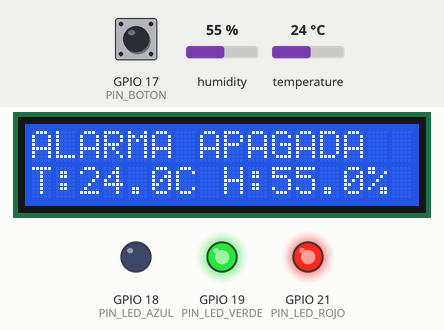
A sketch run on a simulated ESP32. Shown: 16×2 character LCD, output pins drawn as LEDs (lit = HIGH). Inputs (shaded band) come from the test bench; at power-on: GPIO 17 (PIN_BOTON) LOW, humidity 55 %, temperature 24 °C. WiFi joins after 1.5 s; servers stay silent unless stated; uploads are accepted with an empty reply; what the sketch prints to the serial monitor is not drawn.

Above: at 3.7 s.
3.8 s: GPIO 17 (PIN_BOTON) pulled HIGH for 0.15 s
At 5.7 s:
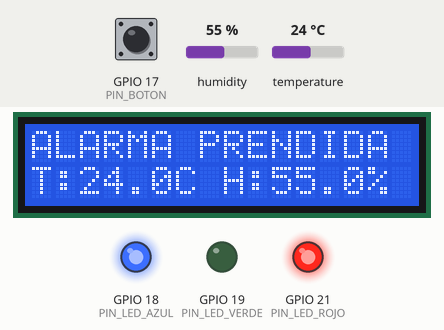
6.0 s: humidity set to 31 %
At 7.4 s:
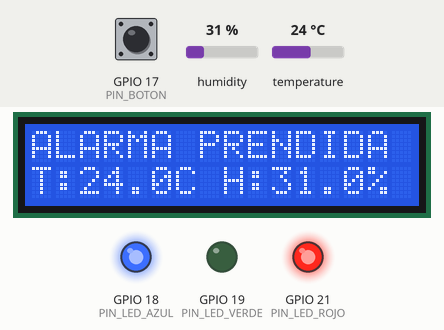
7.9 s: humidity set to 28 %
At 8.9 s:
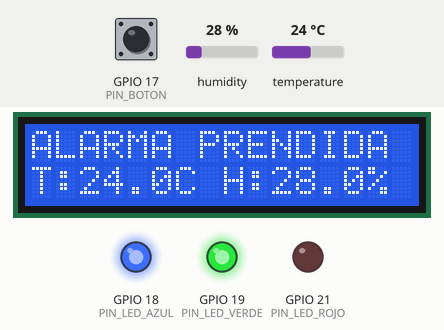
9.9 s: GPIO 17 (PIN_BOTON) pulled HIGH for 1 s
At 11.6 s:
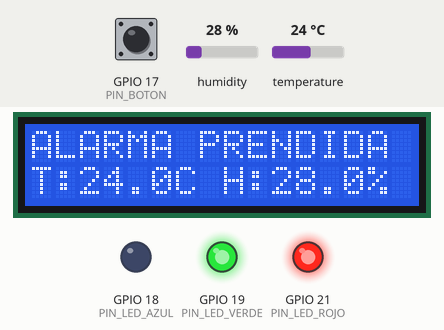
13.7 s: temperature set to 12 °C
At 15.4 s:
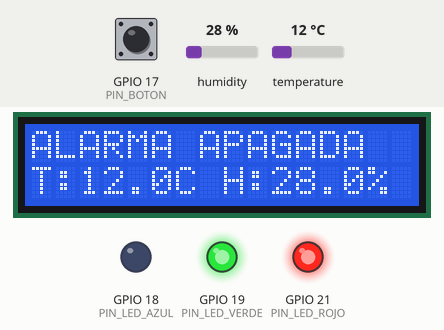
15.7 s: GPIO 17 (PIN_BOTON) pulled HIGH for 0.15 s
At 17.1 s:
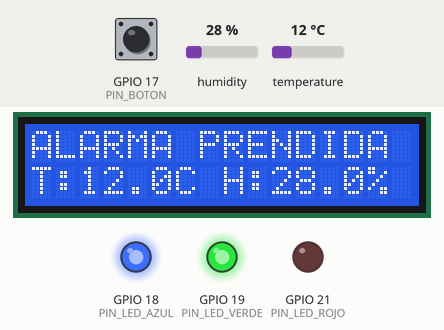
Timing chart, 0 to 18.6 s (numbered marks = the images above; inputs shaded):
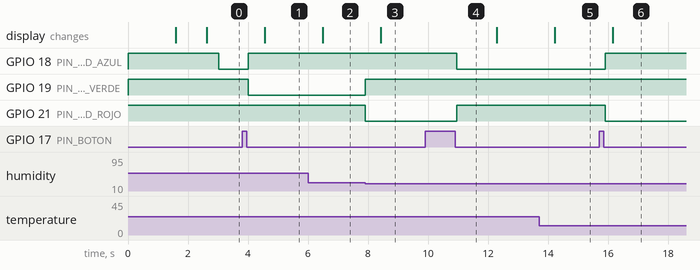

The sketch:

codigo.ino
```cpp
#include <WiFi.h>               // Para conectarse a WiFi
#include <HTTPClient.h>         // Para hacer peticiones HTTP
#include <LiquidCrystal_I2C.h>  // Pantalla LCD con interfaz I2C
#include <Wire.h>
#include <Adafruit_BME280.h>  // Sensor ambiental

// Pines
#define PIN_BOTON 17
#define PIN_LED_ROJO 21
#define PIN_LED_VERDE 19
#define PIN_LED_AZUL 18

// Objetos
Adafruit_BME280 bme;
LiquidCrystal_I2C lcd(0x27, 16, 2);

// Estados
bool estadoBotonPrevio = LOW;
bool estadoAlarma = LOW;

// Límites de la alarma
const float TEMP_MIN = 18.0;
const float TEMP_MAX = 28.0;
const float HUM_MIN = 30.0;
const float HUM_MAX = 70.0;

// Valores de sensores
float temp;
float hum;

// Temporizador para lecturas periódicas
unsigned long ultimaLectura = 0;
const unsigned long INTERVALO_LECTURA = 1500;

// Valores de la red WiFi
const char* ssid = "INFINITUM627A_2.4";
const char* password = "weYTYkFDmo";

// Endpoint de la API REST
const char* apiEndpoint = "http://192.168.1.69:9090/lecturas/registrar";

void setup() {
  Serial.begin(115200);

  pinMode(PIN_BOTON, INPUT_PULLDOWN);
  pinMode(PIN_LED_ROJO, OUTPUT);
  pinMode(PIN_LED_VERDE, OUTPUT);
  pinMode(PIN_LED_AZUL, OUTPUT);

  // Apagar todos los LEDs (ánodo común)
  apagarTodosLosLEDs();

  // Inicia I2C con SDA en GPIO 4 y SCL en GPIO 2 tanto para la
  // pantalla LCD como para el sensor, el cual es un BME280
  Wire.begin(4, 2);

  // Se prende la pantalla LCD
  lcd.init();
  lcd.backlight();

  // Inicializar sensor BME280
  if (!bme.begin(0x76)) {
    Serial.println("No se encontró el BME280.");
    lcd.clear();
    lcd.setCursor(0, 0);
    lcd.print("Error BME280");
    while (true)
      ;  // Se detiene el programa
  }

  // Conexión WiFi
  WiFi.begin(ssid, password);
  lcd.setCursor(0, 0);
  lcd.print("Conectando WiFi");

  while (WiFi.status() != WL_CONNECTED) {
    delay(500);
    Serial.print(".");
  }

  lcd.clear();
  lcd.setCursor(0, 0);
  lcd.print("WiFi conectado");  // Ya nos conectamos
  delay(1000);
}

void loop() {
  leerBoton();
  leerSensor();

  // Mostrar datos periódicamente
  if (millis() - ultimaLectura >= INTERVALO_LECTURA) {
    mostrarLecturas();
    enviarLectura("Temperatura", temp);
    enviarLectura("Humedad", hum);
    ultimaLectura = millis();
  }

  // Si la alarma está activada, se verifica si se debe disparar o no.
  if (estadoAlarma) {
    verificarAlarma();
  } else {
    prenderAzul();
  }
}

void leerBoton() {
  // Se lee el estado del botón
  bool estadoActual = digitalRead(PIN_BOTON);

  // Si antes estaba HIGH y ahora está LOW, significa que se presionó
  if (estadoBotonPrevio == HIGH && estadoActual == LOW) {
    delay(50);  // Para el debounce
    if (digitalRead(PIN_BOTON) == LOW) {
      // Cambiar estado de la alarma
      estadoAlarma = !estadoAlarma;
    }
  }
  // Se actualiza el estado previo del botón
  estadoBotonPrevio = estadoActual;
}

void leerSensor() {
  temp = bme.readTemperature();
  hum = bme.readHumidity();
}

void verificarAlarma() {
  bool fueraDeLimites = (temp < TEMP_MIN || temp > TEMP_MAX || hum < HUM_MIN || hum > HUM_MAX);
  // Si las lecturas están fuera de los límites, se prende rojo el LED
  if (fueraDeLimites) {
    prenderRojo();
  } else {
    prenderVerde();  // Si no están fuera, se prende verde
  }
}

void mostrarLecturas() {
  lcd.clear(); // Se limpia la pantalla

  lcd.setCursor(0, 0); // Esto indica que escribirá en la fila de arriba
  // Dependiendo del estado se imprime una o la otra
  lcd.print(estadoAlarma ? "ALARMA PRENDIDA" : "ALARMA APAGADA ");

  lcd.setCursor(0, 1); // Esto indica que escribirá en la fila de abajo
  lcd.print("T:");
  lcd.print(temp, 1);
  lcd.print("C H:");
  lcd.print(hum, 1);
  lcd.print("%");
}

void prenderRojo() {
  digitalWrite(PIN_LED_VERDE, HIGH);
  digitalWrite(PIN_LED_AZUL, HIGH);
  digitalWrite(PIN_LED_ROJO, LOW);
}

void prenderVerde() {
  digitalWrite(PIN_LED_AZUL, HIGH);
  digitalWrite(PIN_LED_ROJO, HIGH);
  digitalWrite(PIN_LED_VERDE, LOW);
}

void prenderAzul() {
  digitalWrite(PIN_LED_VERDE, HIGH);
  digitalWrite(PIN_LED_ROJO, HIGH);
  digitalWrite(PIN_LED_AZUL, LOW);
}

void apagarTodosLosLEDs() {
  digitalWrite(PIN_LED_ROJO, HIGH);
  digitalWrite(PIN_LED_VERDE, HIGH);
  digitalWrite(PIN_LED_AZUL, HIGH);
}

// Envía las lecturas (temperatura y humedad) por separado
void enviarLectura(const String& tipo, float valor) {
  // Si el WiFi está prendido
  if (WiFi.status() == WL_CONNECTED) {
    // Creamos un cliente HTTP
    HTTPClient http;

    // Le decimos que vamos a enviar una petición a la URL de la API
    http.begin(apiEndpoint);
    // Decimos que vamos a enviar un JSON
    http.addHeader("Content-Type", "application/json");
    // Formateamos lo que vamos a enviar
    String json = "{\"tipo\":\"" + tipo + "\",\"valor\":" + String(valor, 2) + "}";
    // Enviamos la petición en un POST con el JSON en el body
    http.POST(json);
    // Terminamos la petición
    http.end();
  } else {
    Serial.println("WiFi no conectado");
  }
}
```

Measured:
- the behaviour switches between 30 and 29 % on humidity (found by bisection; images 2 and 3)
- after the input at 3.8 s, GPIO 18 (PIN_LED_AZUL): LOW → HIGH after 0.20 s; GPIO 19 (PIN_LED_VERDE): HIGH → LOW after 0.20 s; the display: changes after 0.76 s (image 1)
- after the input at 6.0 s, the display: changes after 0.50 s (image 2)
- after the input at 7.9 s, GPIO 19 (PIN_LED_VERDE): LOW → HIGH at once; GPIO 21 (PIN_LED_ROJO): HIGH → LOW at once; the display: changes after 0.53 s (image 3)
- after the input at 9.9 s, GPIO 18 (PIN_LED_AZUL): HIGH → LOW after 1.1 s; GPIO 21 (PIN_LED_ROJO): LOW → HIGH after 1.1 s
- after the input at 13.7 s, the display: changes after 0.53 s (image 5)
- after the input at 15.7 s, GPIO 18 (PIN_LED_AZUL): LOW → HIGH after 0.20 s; GPIO 21 (PIN_LED_ROJO): HIGH → LOW after 0.20 s; the display: changes after 0.46 s (image 6)
